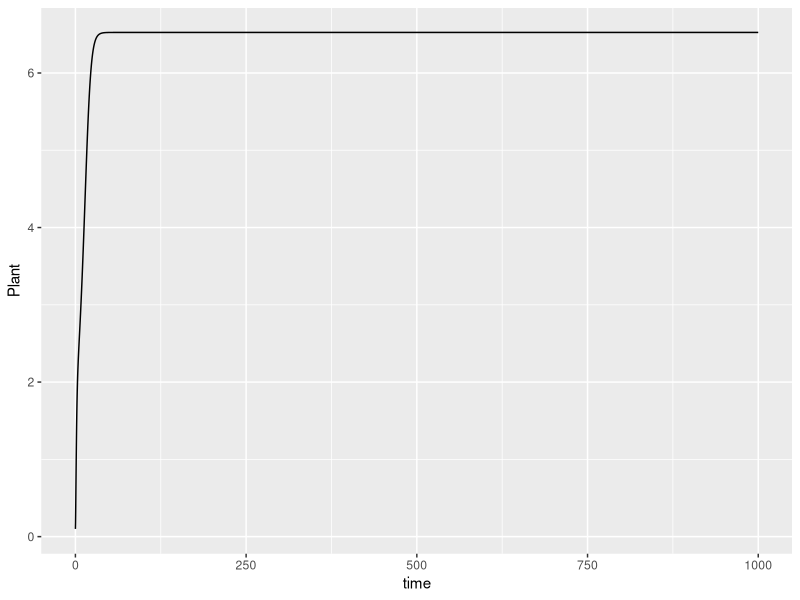

Recreate this plot in R.
# Laura's re-working of Kristen's Leaky or Loyal model
# March 20, 2020

require(tidyverse)

# State Variables 
# 
# P = individual plant biomass (tree)
# A = individual fungus biomass
# N_P = Nutrient pool in the plant
# N_S = Nutrient pool in the soil
# 
# Parameters
# 
# g = growth rate of tree
# s = senescence. density independent mortality of tree (loss of leaves, branches, etc)
# d_P = density dependent mortality of tree (as a tree gets bigger, more likely to get hit by lightning etc.)
# r_A = rewards (in C) of tree to fungus. cost for tree, gain for fungus. 
# e_A = efficiency of conversion for tree C to fungus C. 
# m_A = density independent mortality of fungus
# d_A = density independent mortality of fungus
# u_P = nutrient uptake rate of tree 
# u_A = nutrient uptake rate of fungus
# l = leakiness of tree. nutrients that leave the tree and reenter the soil pool (decomposed leaves, root leakiness, etc.)
# 
# Parameter Set

g = 5 #growth rate of tree is higher than fungus
s = 1 #senescence is low compared to growth rate
e_A = .1 #standard energy flow between two trophic levels
r_A = .8 #close to optimal investment (see IV.)
m_A = 0 #set to zero so ZNGI goes through origin (see III.)
u_A = 1 #uptake of fungus is greater than plant to provide benefit ... ensure mutualism
u_P = 0.01 #uptake of plant lower than fungus 
l = 1 #small compared to total pool
d_A = 1 #easy value
d_P = 0 #set to zero to prevent equations from being insane
N_T = 5 #initial soil nutrient pool level

tset <- seq(from = 0, to = 1000, length.out = 5000) #create a time vector going from 0 to 1000. these numbers are fairly arbitrary, but good to show multiple "seasons" of length 200 later.
P.simu <- NaN*tset; P.simu[1] <- .1
A.simu <- NaN*tset; A.simu[1] <- .1 #both tree and plant start small, but not at zero. model if for growth, not generation.
Np.simu <- NaN*tset; Np.simu[1] <- .1 #relatively arbitrary start number. 
Ns.simu <- NaN*tset; Ns.simu[1] <- N_T - Np.simu[1] #Nutrients in plant (Np) and nutrients in soil (Ns) add to total nutrients in system (Nt)

for(i in 2:length(tset)){ #for loop with the equations for N, P, Np, and Ns within the model. 
  dt <- tset[i] - tset[i-1]
  P <- P.simu[i-1]
  A <- A.simu[i-1]
  N_P <- Np.simu[i-1]
  N_S <- Ns.simu[i-1]
  dP <- (P* (g*N_P/P - r_A*A - s*(1+d_P*P)))*dt
  dA <- (A* (e_A*r_A*P-m_A-d_A*A))*dt
  dNp <- (u_P*P*N_S + u_A*A*N_S - l*N_P)*dt
  dNs <- (-u_P*P*N_S - u_A*A*N_S + l*N_P)*dt
  P.simu[i] <- P + dP
  A.simu[i] <- A + dA
  Np.simu[i] <- N_P + dNp
  Ns.simu[i] <- N_S + dNs
  
}

Pcol <- 'forestgreen' #color of P in graphs
Acol <- 'darksalmon' #color of A in graphs

simulation_results = data.frame(time = tset, Plant = P.simu, Fungus = A.simu)

ggplot(simulation_results, aes(x = time, y = Plant)) +
  geom_line()

# plot(x = tset, y = P.simu, type = 'l', col=Pcol, las = 1, lwd=2, xlab = 'Time', ylab = 'Biomass in C', ylim = c(0, max(c(P.simu,A.simu))))
# abline(h = 0) # I like to have this line as a reference
# lines(x = tset, y = A.simu, col = Acol, lwd = 2)
# legend(x = max(tset)*0.5, y = .35*max(c(P.simu,A.simu)), legend=c('P','A'),lwd= 2, col=c(Pcol,Acol), horiz=TRUE)
# 
# tail(P.simu)
# tail(A.simu) #tail functions allow you to see what the plant / fungus grows to in the end.